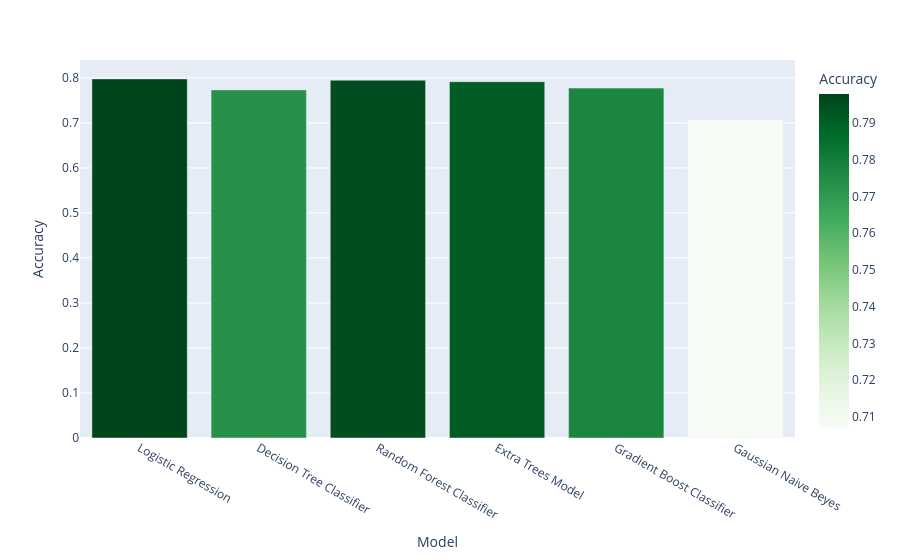

Here is the notebook cell this chart was saved with:
### Code cell
px.bar(Results_df, x="Model", y="Accuracy", color = "Accuracy", color_continuous_scale="Greens")

### Figure 1 — Plotly figure (JSON) as saved in the notebook; plotly's stock layout.template omitted (floating-point values rounded to 4 significant figures)
{"data": [{"hovertemplate": "Model=%{x}<br>Accuracy=%{marker.color}<extra></extra>", "legendgroup": "", "marker": {"color": [0.7978, 0.7734, 0.795, 0.7916, 0.7774, 0.707], "coloraxis": "coloraxis", "pattern": {"shape": ""}}, "name": "", "orientation": "v", "showlegend": false, "textposition": "auto", "type": "bar", "x": ["Logistic Regression", "Decision Tree Classifier", "Random Forest Classifier", "Extra Trees Model", "Gradient Boost Classifier", "Gaussian Naive Beyes"], "xaxis": "x", "y": [0.7978, 0.7734, 0.795, 0.7916, 0.7774, 0.707], "yaxis": "y"}], "layout": {"barmode": "relative", "coloraxis": {"autocolorscale": false, "colorbar": {"title": {"text": "Accuracy"}}, "colorscale": [[0, "rgb(247,252,245)"], [0.125, "rgb(229,245,224)"], [0.25, "rgb(199,233,192)"], [0.375, "rgb(161,217,155)"], [0.5, "rgb(116,196,118)"], [0.625, "rgb(65,171,93)"], [0.75, "rgb(35,139,69)"], [0.875, "rgb(0,109,44)"], [1, "rgb(0,68,27)"]]}, "legend": {"tracegroupgap": 0}, "margin": {"t": 60}, "xaxis": {"anchor": "y", "domain": [0, 1], "title": {"text": "Model"}}, "yaxis": {"anchor": "x", "domain": [0, 1], "title": {"text": "Accuracy"}}}}
